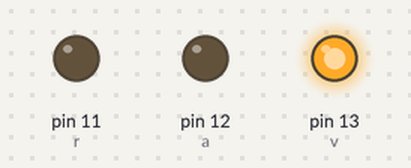
Bench run of a sketch on a simulated Arduino Uno, built with avr-gcc and run on an emulated ATmega328P. Shown: output pins drawn as LEDs (lit = HIGH).

Above: at 2.5 s.
At 6.5 s:
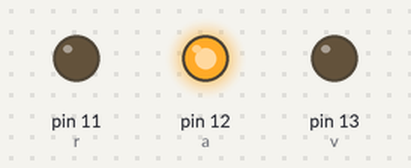
At 11.0 s:
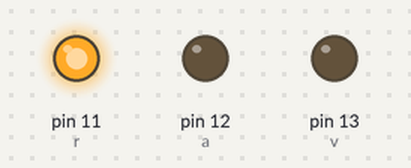
Timing chart, 0 to 18.2 s (numbered marks = the images above):
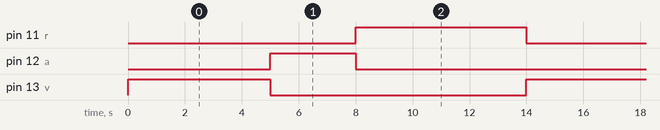

The sketch:

punto3Arduino.ino
```cpp
int v=13;
int a=12;
int r=11;
int dt=5000;
int x=3000;
int y=6000;
void setup() {
  pinMode(13,OUTPUT);
  pinMode(12,OUTPUT);
  pinMode(11,OUTPUT);

}

void loop() {
  digitalWrite(v,HIGH);
  delay(dt);
  digitalWrite(v,LOW);
  digitalWrite(a,HIGH);
  delay(x);
  digitalWrite(a,LOW);
  digitalWrite(r,HIGH);
  delay(y);
  digitalWrite(r,LOW);
}
```

Measured:
- by itself, pin 11 (r): alternates HIGH for 6.0 s and LOW for 8.0 s
- by itself, pin 12 (a): alternates HIGH for 3.0 s and LOW for 11.0 s
- by itself, pin 13 (v): alternates HIGH for 5.0 s and LOW for 9.0 s
